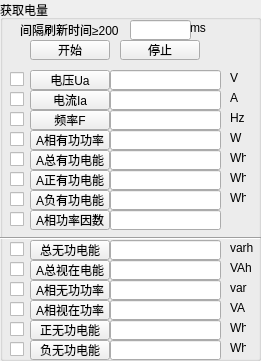
     <widget class="QGroupBox" name="groupBox_ElecParaGet">
      <property name="geometry">
       <rect>
        <x>450</x>
        <y>10</y>
        <width>261</width>
        <height>361</height>
       </rect>
      </property>
      <property name="title">
       <string>获取电量</string>
      </property>
      <widget class="QLineEdit" name="lineEdit_MbReadPFa">
       <property name="geometry">
        <rect>
         <x>110</x>
         <y>210</y>
         <width>111</width>
         <height>20</height>
        </rect>
       </property>
       <property name="readOnly">
        <bool>true</bool>
       </property>
      </widget>
      <widget class="QPushButton" name="pushButton_MbReadNegAEAll">
       <property name="geometry">
        <rect>
         <x>30</x>
         <y>190</y>
         <width>80</width>
         <height>20</height>
        </rect>
       </property>
       <property name="text">
        <string>A负有功电能</string>
       </property>
      </widget>
      <widget class="QLineEdit" name="lineEdit_MbReadIa">
       <property name="geometry">
        <rect>
         <x>110</x>
         <y>90</y>
         <width>111</width>
         <height>20</height>
        </rect>
       </property>
       <property name="readOnly">
        <bool>true</bool>
       </property>
      </widget>
      <widget class="QPushButton" name="pushButton_MbReadPFa">
       <property name="geometry">
        <rect>
         <x>30</x>
         <y>210</y>
         <width>80</width>
         <height>20</height>
        </rect>
       </property>
       <property name="text">
        <string>A相功率因数</string>
       </property>
      </widget>
      <widget class="QLabel" name="label_116">
       <property name="geometry">
        <rect>
         <x>230</x>
         <y>150</y>
         <width>16</width>
         <height>16</height>
        </rect>
       </property>
       <property name="text">
        <string>Wh</string>
       </property>
      </widget>
      <widget class="QLineEdit" name="lineEdit_MbReadUa">
       <property name="geometry">
        <rect>
         <x>110</x>
         <y>70</y>
         <width>111</width>
         <height>20</height>
        </rect>
       </property>
       <property name="readOnly">
        <bool>true</bool>
       </property>
      </widget>
      <widget class="QLabel" name="label_115">
       <property name="geometry">
        <rect>
         <x>230</x>
         <y>130</y>
         <width>16</width>
         <height>16</height>
        </rect>
       </property>
       <property name="text">
        <string>W</string>
       </property>
      </widget>
      <widget class="QLineEdit" name="lineEdit_MbReadFreq">
       <property name="geometry">
        <rect>
         <x>110</x>
         <y>110</y>
         <width>111</width>
         <height>20</height>
        </rect>
       </property>
       <property name="readOnly">
        <bool>true</bool>
       </property>
      </widget>
      <widget class="QPushButton" name="pushButton_MbReadPa">
       <property name="geometry">
        <rect>
         <x>30</x>
         <y>130</y>
         <width>80</width>
         <height>20</height>
        </rect>
       </property>
       <property name="text">
        <string>A相有功功率</string>
       </property>
      </widget>
      <widget class="QPushButton" name="pushButton_MbReadFreq">
       <property name="geometry">
        <rect>
         <x>30</x>
         <y>110</y>
         <width>80</width>
         <height>20</height>
        </rect>
       </property>
       <property name="text">
        <string>频率F</string>
       </property>
      </widget>
      <widget class="QLabel" name="label_118">
       <property name="geometry">
        <rect>
         <x>230</x>
         <y>190</y>
         <width>16</width>
         <height>16</height>
        </rect>
       </property>
       <property name="text">
        <string>Wh</string>
       </property>
      </widget>
      <widget class="QLineEdit" name="lineEdit_MbReadPa">
       <property name="geometry">
        <rect>
         <x>110</x>
         <y>130</y>
         <width>111</width>
         <height>20</height>
        </rect>
       </property>
       <property name="readOnly">
        <bool>true</bool>
       </property>
      </widget>
      <widget class="QLabel" name="label_113">
       <property name="geometry">
        <rect>
         <x>230</x>
         <y>90</y>
         <width>16</width>
         <height>16</height>
        </rect>
       </property>
       <property name="text">
        <string>A</string>
       </property>
      </widget>
      <widget class="QLineEdit" name="lineEdit_MbReadNegAEAll">
       <property name="geometry">
        <rect>
         <x>110</x>
         <y>190</y>
         <width>111</width>
         <height>20</height>
        </rect>
       </property>
       <property name="readOnly">
        <bool>true</bool>
       </property>
      </widget>
      <widget class="QLineEdit" name="lineEdit_MbReadComboAEAll">
       <property name="geometry">
        <rect>
         <x>110</x>
         <y>150</y>
         <width>111</width>
         <height>20</height>
        </rect>
       </property>
       <property name="readOnly">
        <bool>true</bool>
       </property>
      </widget>
      <widget class="QPushButton" name="pushButton_MbReadPosAEAll">
       <property name="geometry">
        <rect>
         <x>30</x>
         <y>170</y>
         <width>80</width>
         <height>20</height>
        </rect>
       </property>
       <property name="text">
        <string>A正有功电能</string>
       </property>
      </widget>
      <widget class="QLabel" name="label_112">
       <property name="geometry">
        <rect>
         <x>230</x>
         <y>70</y>
         <width>16</width>
         <height>16</height>
        </rect>
       </property>
       <property name="text">
        <string>V</string>
       </property>
      </widget>
      <widget class="QLabel" name="label_114">
       <property name="geometry">
        <rect>
         <x>230</x>
         <y>110</y>
         <width>16</width>
         <height>16</height>
        </rect>
       </property>
       <property name="text">
        <string>Hz</string>
       </property>
      </widget>
      <widget class="QLineEdit" name="lineEdit_MbReadPosAEAll">
       <property name="geometry">
        <rect>
         <x>110</x>
         <y>170</y>
         <width>111</width>
         <height>20</height>
        </rect>
       </property>
       <property name="readOnly">
        <bool>true</bool>
       </property>
      </widget>
      <widget class="QPushButton" name="pushButton_MbReadUa">
       <property name="geometry">
        <rect>
         <x>30</x>
         <y>70</y>
         <width>80</width>
         <height>20</height>
        </rect>
       </property>
       <property name="text">
        <string>电压Ua</string>
       </property>
      </widget>
      <widget class="QPushButton" name="pushButton_MbReadComboAEAll">
       <property name="geometry">
        <rect>
         <x>30</x>
         <y>150</y>
         <width>80</width>
         <height>20</height>
        </rect>
       </property>
       <property name="text">
        <string>A总有功电能</string>
       </property>
      </widget>
      <widget class="QPushButton" name="pushButton_MbReadIa">
       <property name="geometry">
        <rect>
         <x>30</x>
         <y>90</y>
         <width>80</width>
         <height>20</height>
        </rect>
       </property>
       <property name="text">
        <string>电流Ia</string>
       </property>
      </widget>
      <widget class="QLabel" name="label_117">
       <property name="geometry">
        <rect>
         <x>230</x>
         <y>170</y>
         <width>16</width>
         <height>16</height>
        </rect>
       </property>
       <property name="text">
        <string>Wh</string>
       </property>
      </widget>
      <widget class="QCheckBox" name="checkBox_ReadUa">
       <property name="enabled">
        <bool>true</bool>
       </property>
       <property name="geometry">
        <rect>
         <x>10</x>
         <y>70</y>
         <width>21</width>
         <height>18</height>
        </rect>
       </property>
       <property name="text">
        <string/>
       </property>
      </widget>
      <widget class="QCheckBox" name="checkBox_ReadIa">
       <property name="enabled">
        <bool>true</bool>
       </property>
       <property name="geometry">
        <rect>
         <x>10</x>
         <y>90</y>
         <width>21</width>
         <height>18</height>
        </rect>
       </property>
       <property name="text">
        <string/>
       </property>
      </widget>
      <widget class="QCheckBox" name="checkBox_ReadFreq">
       <property name="enabled">
        <bool>true</bool>
       </property>
       <property name="geometry">
        <rect>
         <x>10</x>
         <y>110</y>
         <width>21</width>
         <height>18</height>
        </rect>
       </property>
       <property name="text">
        <string/>
       </property>
      </widget>
      <widget class="QCheckBox" name="checkBox_ReadPa">
       <property name="enabled">
        <bool>true</bool>
       </property>
       <property name="geometry">
        <rect>
         <x>10</x>
         <y>130</y>
         <width>21</width>
         <height>18</height>
        </rect>
       </property>
       <property name="text">
        <string/>
       </property>
      </widget>
      <widget class="QCheckBox" name="checkBox_ReadEa">
       <property name="enabled">
        <bool>true</bool>
       </property>
       <property name="geometry">
        <rect>
         <x>10</x>
         <y>150</y>
         <width>21</width>
         <height>18</height>
        </rect>
       </property>
       <property name="text">
        <string/>
       </property>
      </widget>
      <widget class="QCheckBox" name="checkBox_ReadAEa">
       <property name="enabled">
        <bool>true</bool>
       </property>
       <property name="geometry">
        <rect>
         <x>10</x>
         <y>170</y>
         <width>21</width>
         <height>18</height>
        </rect>
       </property>
       <property name="text">
        <string/>
       </property>
      </widget>
      <widget class="QCheckBox" name="checkBox_ReadNEa">
       <property name="enabled">
        <bool>true</bool>
       </property>
       <property name="geometry">
        <rect>
         <x>10</x>
         <y>190</y>
         <width>21</width>
         <height>18</height>
        </rect>
       </property>
       <property name="text">
        <string/>
       </property>
      </widget>
      <widget class="QCheckBox" name="checkBox_ReadPF">
       <property name="enabled">
        <bool>true</bool>
       </property>
       <property name="geometry">
        <rect>
         <x>10</x>
         <y>210</y>
         <width>21</width>
         <height>18</height>
        </rect>
       </property>
       <property name="text">
        <string/>
       </property>
      </widget>
      <widget class="QLabel" name="label_121">
       <property name="geometry">
        <rect>
         <x>20</x>
         <y>20</y>
         <width>101</width>
         <height>20</height>
        </rect>
       </property>
       <property name="text">
        <string>间隔刷新时间≥200</string>
       </property>
      </widget>
      <widget class="QLineEdit" name="lineEdit_UpdateIntervalTime">
       <property name="enabled">
        <bool>true</bool>
       </property>
       <property name="geometry">
        <rect>
         <x>130</x>
         <y>20</y>
         <width>61</width>
         <height>20</height>
        </rect>
       </property>
      </widget>
      <widget class="QLabel" name="label_122">
       <property name="geometry">
        <rect>
         <x>190</x>
         <y>20</y>
         <width>16</width>
         <height>16</height>
        </rect>
       </property>
       <property name="text">
        <string>ms</string>
       </property>
      </widget>
      <widget class="QPushButton" name="pushButton_AutoFreshStart">
       <property name="geometry">
        <rect>
         <x>30</x>
         <y>40</y>
         <width>80</width>
         <height>20</height>
        </rect>
       </property>
       <property name="text">
        <string>开始</string>
       </property>
      </widget>
      <widget class="QPushButton" name="pushButton_AutoFreshStop">
       <property name="geometry">
        <rect>
         <x>120</x>
         <y>40</y>
         <width>80</width>
         <height>20</height>
        </rect>
       </property>
       <property name="text">
        <string>停止</string>
       </property>
      </widget>
      <widget class="QPushButton" name="pushButton_MbReadComboNEAll">
       <property name="geometry">
        <rect>
         <x>30</x>
         <y>240</y>
         <width>80</width>
         <height>20</height>
        </rect>
       </property>
       <property name="text">
        <string>总无功电能</string>
       </property>
      </widget>
      <widget class="QPushButton" name="pushButton_MbReadNPa">
       <property name="geometry">
        <rect>
         <x>30</x>
         <y>280</y>
         <width>80</width>
         <height>20</height>
        </rect>
       </property>
       <property name="text">
        <string>A相无功功率</string>
       </property>
      </widget>
      <widget class="QPushButton" name="pushButton_MbReadAppPa">
       <property name="geometry">
        <rect>
         <x>30</x>
         <y>300</y>
         <width>80</width>
         <height>20</height>
        </rect>
       </property>
       <property name="text">
        <string>A相视在功率</string>
       </property>
      </widget>
      <widget class="QPushButton" name="pushButton_MbReadAppEngA">
       <property name="geometry">
        <rect>
         <x>30</x>
         <y>260</y>
         <width>80</width>
         <height>20</height>
        </rect>
       </property>
       <property name="text">
        <string>A总视在电能</string>
       </property>
      </widget>
      <widget class="QPushButton" name="pushButton_MbReadPosRectE">
       <property name="geometry">
        <rect>
         <x>30</x>
         <y>320</y>
         <width>80</width>
         <height>20</height>
        </rect>
       </property>
       <property name="text">
        <string>正无功电能</string>
       </property>
      </widget>
      <widget class="QPushButton" name="pushButton_MbReadNegRectE">
       <property name="geometry">
        <rect>
         <x>30</x>
         <y>340</y>
         <width>80</width>
         <height>20</height>
        </rect>
       </property>
       <property name="text">
        <string>负无功电能</string>
       </property>
      </widget>
      <widget class="QLineEdit" name="lineEdit_MbReadComboNEAll">
       <property name="geometry">
        <rect>
         <x>110</x>
         <y>240</y>
         <width>111</width>
         <height>20</height>
        </rect>
       </property>
       <property name="readOnly">
        <bool>true</bool>
       </property>
      </widget>
      <widget class="QLineEdit" name="lineEdit_MbReadAppEngA">
       <property name="geometry">
        <rect>
         <x>110</x>
         <y>260</y>
         <width>111</width>
         <height>20</height>
        </rect>
       </property>
       <property name="readOnly">
        <bool>true</bool>
       </property>
      </widget>
      <widget class="QLineEdit" name="lineEdit_MbReadNPa">
       <property name="geometry">
        <rect>
         <x>110</x>
         <y>280</y>
         <width>111</width>
         <height>20</height>
        </rect>
       </property>
       <property name="readOnly">
        <bool>true</bool>
       </property>
      </widget>
      <widget class="QLineEdit" name="lineEdit_MbReadAppPa">
       <property name="geometry">
        <rect>
         <x>110</x>
         <y>300</y>
         <width>111</width>
         <height>20</height>
        </rect>
       </property>
       <property name="readOnly">
        <bool>true</bool>
       </property>
      </widget>
      <widget class="QLineEdit" name="lineEdit_MbReadPosRectE">
       <property name="geometry">
        <rect>
         <x>110</x>
         <y>320</y>
         <width>111</width>
         <height>20</height>
        </rect>
       </property>
       <property name="readOnly">
        <bool>true</bool>
       </property>
      </widget>
      <widget class="QLineEdit" name="lineEdit_MbReadNegRectE">
       <property name="geometry">
        <rect>
         <x>110</x>
         <y>340</y>
         <width>111</width>
         <height>20</height>
        </rect>
       </property>
       <property name="readOnly">
        <bool>true</bool>
       </property>
      </widget>
      <widget class="QCheckBox" name="checkBox_MbReadComboNEAll">
       <property name="geometry">
        <rect>
         <x>10</x>
         <y>240</y>
         <width>21</width>
         <height>18</height>
        </rect>
       </property>
       <property name="text">
        <string/>
       </property>
      </widget>
      <widget class="QCheckBox" name="checkBox_MbReadAppEngA">
       <property name="geometry">
        <rect>
         <x>10</x>
         <y>260</y>
         <width>21</width>
         <height>18</height>
        </rect>
       </property>
       <property name="text">
        <string/>
       </property>
      </widget>
      <widget class="QCheckBox" name="checkBox_MbReadNPa">
       <property name="geometry">
        <rect>
         <x>10</x>
         <y>280</y>
         <width>21</width>
         <height>18</height>
        </rect>
       </property>
       <property name="text">
        <string/>
       </property>
      </widget>
      <widget class="QCheckBox" name="checkBox_MbReadAppPa">
       <property name="geometry">
        <rect>
         <x>10</x>
         <y>300</y>
         <width>21</width>
         <height>18</height>
        </rect>
       </property>
       <property name="text">
        <string/>
       </property>
      </widget>
      <widget class="QCheckBox" name="checkBox_MbReadPosRectE">
       <property name="geometry">
        <rect>
         <x>10</x>
         <y>320</y>
         <width>21</width>
         <height>18</height>
        </rect>
       </property>
       <property name="text">
        <string/>
       </property>
      </widget>
      <widget class="QCheckBox" name="checkBox_MbReadNegRectE">
       <property name="geometry">
        <rect>
         <x>10</x>
         <y>340</y>
         <width>21</width>
         <height>18</height>
        </rect>
       </property>
       <property name="text">
        <string/>
       </property>
      </widget>
      <widget class="QLabel" name="label_133">
       <property name="geometry">
        <rect>
         <x>230</x>
         <y>240</y>
         <width>31</width>
         <height>16</height>
        </rect>
       </property>
       <property name="text">
        <string>varh</string>
       </property>
      </widget>
      <widget class="QLabel" name="label_134">
       <property name="geometry">
        <rect>
         <x>230</x>
         <y>260</y>
         <width>21</width>
         <height>16</height>
        </rect>
       </property>
       <property name="text">
        <string>VAh</string>
       </property>
      </widget>
      <widget class="QLabel" name="label_136">
       <property name="geometry">
        <rect>
         <x>230</x>
         <y>280</y>
         <width>31</width>
         <height>16</height>
        </rect>
       </property>
       <property name="text">
        <string>var</string>
       </property>
      </widget>
      <widget class="QLabel" name="label_137">
       <property name="geometry">
        <rect>
         <x>230</x>
         <y>300</y>
         <width>21</width>
         <height>16</height>
        </rect>
       </property>
       <property name="text">
        <string>VA</string>
       </property>
      </widget>
      <widget class="QLabel" name="label_138">
       <property name="geometry">
        <rect>
         <x>230</x>
         <y>320</y>
         <width>16</width>
         <height>16</height>
        </rect>
       </property>
       <property name="text">
        <string>Wh</string>
       </property>
      </widget>
      <widget class="QLabel" name="label_139">
       <property name="geometry">
        <rect>
         <x>230</x>
         <y>340</y>
         <width>16</width>
         <height>16</height>
        </rect>
       </property>
       <property name="text">
        <string>Wh</string>
       </property>
      </widget>
      <widget class="Line" name="line_22">
       <property name="geometry">
        <rect>
         <x>0</x>
         <y>230</y>
         <width>261</width>
         <height>16</height>
        </rect>
       </property>
       <property name="orientation">
        <enum>Qt::Horizontal</enum>
       </property>
      </widget>
     </widget>
